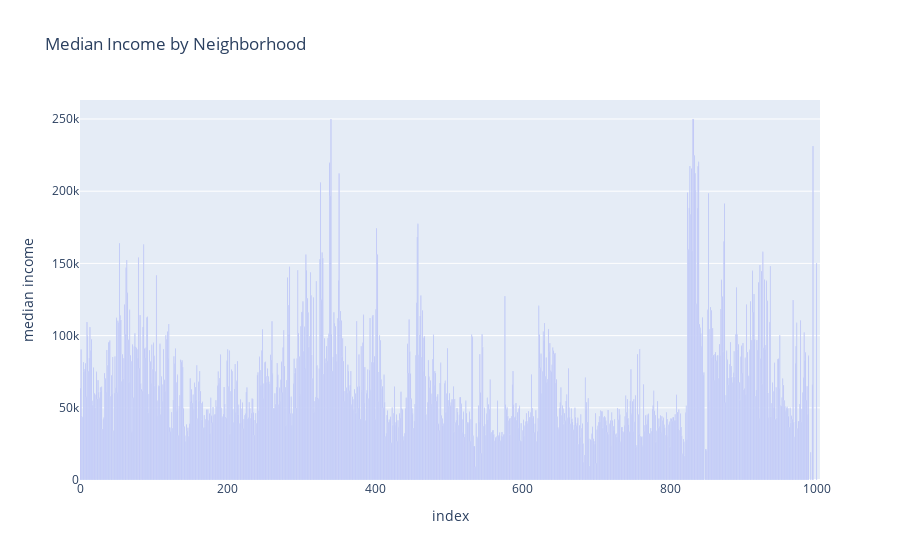

Notebook code for this chart:
### Markdown cell above
First, I'd like to create a chart showing how many neighborhoods have various levels of median income to get a sense of the distribution. My guess is that there will be a lot of census tracts towards the lower end of the spectrum with some outliers towards the upper end of the spectrum.

### Code cell
px.bar(gdf,
      y='median income',
      title='Median Income by Neighborhood')

### Figure 1 — Plotly figure (JSON) as saved in the notebook; plotly's stock layout.template omitted (floating-point values rounded to 4 significant figures; data arrays with more than 128 entries replaced by an {"elided": "..."} marker saying what was removed)
{"data": [{"alignmentgroup": "True", "hovertemplate": "index=%{x}<br>median income=%{y}<extra></extra>", "legendgroup": "", "marker": {"color": "#636efa"}, "name": "", "offsetgroup": "", "orientation": "v", "showlegend": false, "textposition": "auto", "type": "bar", "x": {"elided": "1004 int values"}, "xaxis": "x", "y": {"elided": "1004 int values"}, "yaxis": "y"}], "layout": {"barmode": "relative", "legend": {"tracegroupgap": 0}, "title": {"text": "Median Income by Neighborhood"}, "xaxis": {"anchor": "y", "domain": [0, 1], "title": {"text": "index"}}, "yaxis": {"anchor": "x", "domain": [0, 1], "title": {"text": "median income"}}}}
